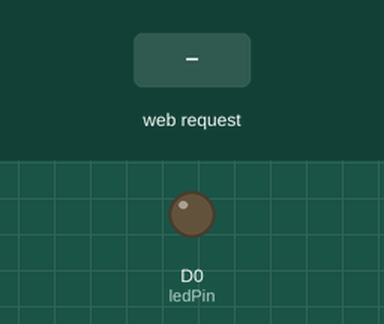
The sketch below on a simulated ESP8266 (NodeMCU). Parts: output pins drawn as LEDs (lit = HIGH). The inputs (shaded band) are chosen by the test bench. WiFi joins after 1.5 s; servers stay silent unless stated; uploads are accepted with an empty reply; what the sketch prints to the serial monitor is not drawn.

Above: at 2.7 s.
2.8 s: HTTP request GET /RELAY1=true received
At 3.9 s:
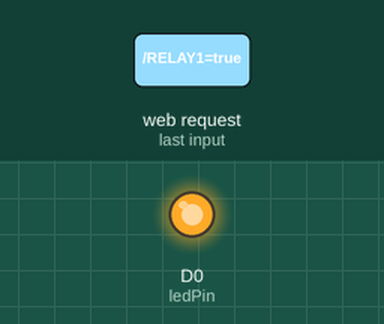
4.3 s: HTTP request GET /reboot received
At 4.8 s:
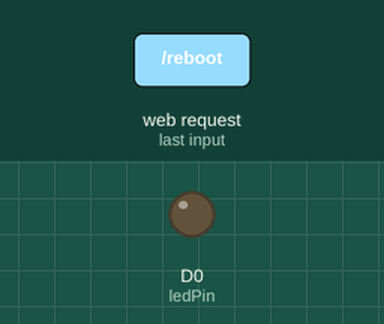
Timing chart, 0 to 8.8 s (numbered marks = the images above; inputs shaded):
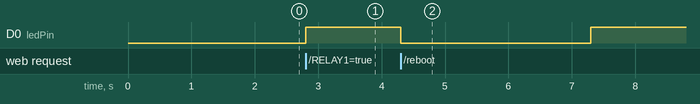

The sketch:

reseter_Ver0.1.ino
```cpp
#include <ESP8266WiFi.h> //Incluimos la librería para del WiFi

//Credenciales del WiFi
const char* ssid = "CeDralaNET";
const char* password = "Amelia05";
const char* host = "192.168.1.120";
String MAC="",todo="";
int RELAY1=0,RELAY2=0,RELAY3=0,RELAY4=0,RELAY5=0,AUX=0;

int ledPin = D0; // D0 is the LEDBUILDIN (Active LOW)
WiFiServer server(80);

void MacAddress() {
  // the MAC address of your Wifi shield
  byte mac[6];
  // print your MAC address:
  WiFi.macAddress(mac);
  Serial.print("MAC: ");
  if(mac[5]==0)MAC+="00";
  else MAC+=String(mac[5],HEX);
  MAC+=":";
  if(mac[4]==0)MAC+="00";
  else MAC+=String(mac[4],HEX);
  MAC+=":";
  if(mac[3]==0)MAC+="00";
  else MAC+=String(mac[3],HEX);
  MAC+=":";
  if(mac[2]==0)MAC+="00";
  else MAC+=String(mac[2],HEX);
  MAC+=":";
  if(mac[1]==0)MAC+="00";
  else MAC+=String(mac[1],HEX);
  MAC+=":";
  if(mac[0]==0)MAC+="00";
  else MAC+=String(mac[0],HEX);
  Serial.print(MAC);
}
void setup() {
  Serial.begin(115200); //Inicio el puerto serie
  delay(10);

  pinMode(ledPin, OUTPUT);
  digitalWrite(ledPin, LOW);

  // Conecto con la red WiFi en modo estación (STA)
  Serial.println();
  Serial.println();
  Serial.print("Conectando a ");
  Serial.println(ssid);

  WiFi.begin(ssid, password);

  while (WiFi.status() != WL_CONNECTED) {
    delay(500);
    Serial.print(".");
  }
  Serial.println("");
  Serial.println("WiFi conectado");

  // Inicializo el servidor
  server.begin();
  Serial.println("Servidor iniciado");

  // Muestro la IP local asignada. URL del servidor
  Serial.print("Usa esta URL para conectar al servidor: ");
  Serial.print("http://");
  Serial.print(WiFi.localIP());
  Serial.println("/");
  MacAddress();
 Serial.println();
 Serial.println();
}

void loop() {
  // Compruebo si hay un cliente disponible (una petición)
  WiFiClient client = server.available();
  if (!client) {
    return; // En caso de no haber un cliente, no hago nada
  }

  // Espero hasta que el cliente realice una petición
  Serial.println("¡Nuevo cliente!");
  while(!client.available()){
    delay(1);
  }

  // Leo la primera linea de la petición del cliente
  String request = client.readStringUntil('\r'); // Leo hasta retorno de carro
  Serial.println(request); //Imprimo la petición
  client.flush(); //Limpio el buffer

  // Interpreto lo que he recibido

  int value = LOW;
  if (request.indexOf("/RELAY1=true") != -1)  {
    digitalWrite(ledPin, HIGH);
    value = HIGH;
    client.print("HTTP/1.1 200 OK\r\nContent-Type: text/html\r\n\r\n<!DOCTYPE HTML>\r\n<html>\r\nRELAY1=ON</html>\n");
   RELAY1=1;
   AUX=1;

  }

  if (request.indexOf("/reboot") != -1)  {
    digitalWrite(ledPin, LOW);
    delay(3000);
    digitalWrite(ledPin, HIGH);
    value = HIGH;
    todo="HTTP/1.1 200 OK\r\nContent-Type: text/html\r\n\r\n<!DOCTYPE HTML>\r\n<html>\r\nDevice Rebooted";
   // todo+=MAC;
    todo+="</html>\n";
    client.print(todo);
  }

    if(AUX==1){
        Serial.print("ESTADO DEL Rele1=");
          Serial.println(RELAY1);
       Serial.print("ESTADO DEL Rele2=");
          Serial.println(RELAY2);
       Serial.print("ESTADO DEL Rele3=");
          Serial.println(RELAY3);
       Serial.print("ESTADO DEL Rele4=");
          Serial.println(RELAY4);
       Serial.print("ESTADO DEL Rele5=");
          Serial.println(RELAY5);
  delay(100);
          Serial.print("connecting to ");
  Serial.println(host);

    WiFiClient client;
  const int httpPort = 80;
  delay(10);
  if (!client.connect(host, httpPort)) {
    Serial.println("connection failed");
    return;
  }

  // We now create a URL for the request
  String url = "/releremoto/dispos.php?MAC=";
  String key = "?SERIE=1234";
  String dato1 = "&R1=";
  String dato2 = "&R2=";

  Serial.print("Requesting URL: ");
  Serial.println(url);

  // This will send the request to the server
/*  client.print(String("GET ") + url + key + dato1 + RELAY1 + dato2 + RELAY2 + " HTTP/1.1\r\n" +
               "Host: " + host + "\r\n" +
               "Connection: close\r\n\r\n");*/
    client.print(String("GET ") + url +  MAC + " HTTP/1.1\r\n" +
    "Host: " + host + "\r\n" +
    "Connection: close\r\n\r\n");
  unsigned long timeout = millis();
  while (client.available() == 0) {
    if (millis() - timeout > 5000) {
      Serial.println(">>> Client Timeout !");
      client.stop();
      return;
    }
  }

  // Read all the lines of the reply from server and print them to Serial
  while (client.available()) {
    String line = client.readStringUntil('\r');
    Serial.print(line);
  }
  Serial.println();
  Serial.println("closing connection");
      AUX=0;
      }

  delay(1);
  Serial.println("Cliente desconectado"); // Nos desconectamos del cliente
  Serial.println("");
   Serial.println("");

}
```

Measured:
- after the input at 2.8 s, D0 (ledPin): LOW → HIGH at once
- after the input at 4.3 s, D0 (ledPin): HIGH → LOW at once, → HIGH 3.0 s later
